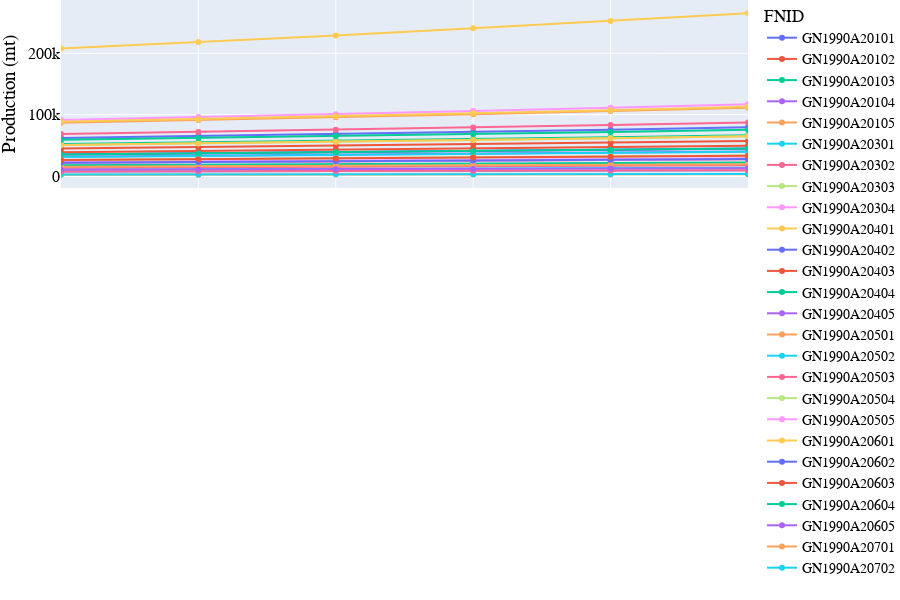
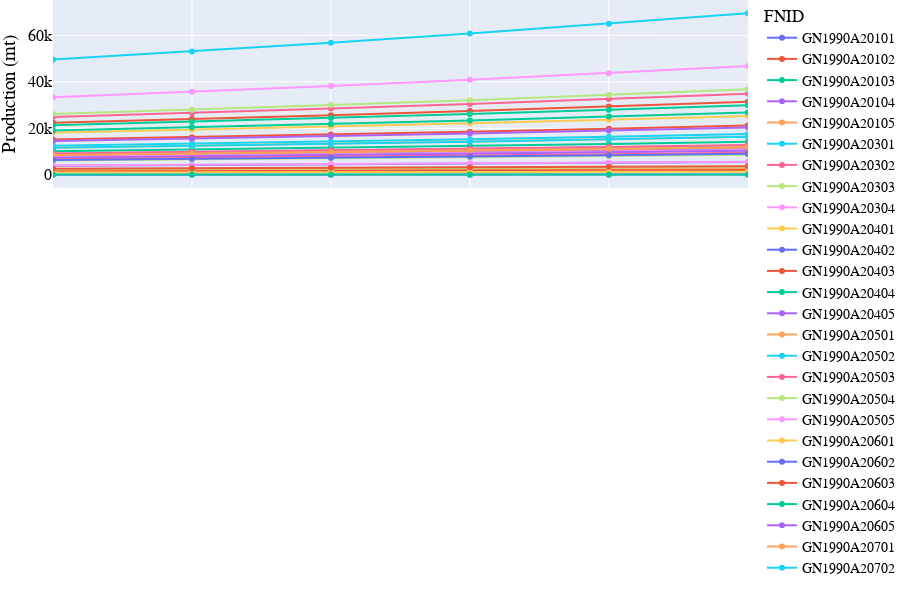
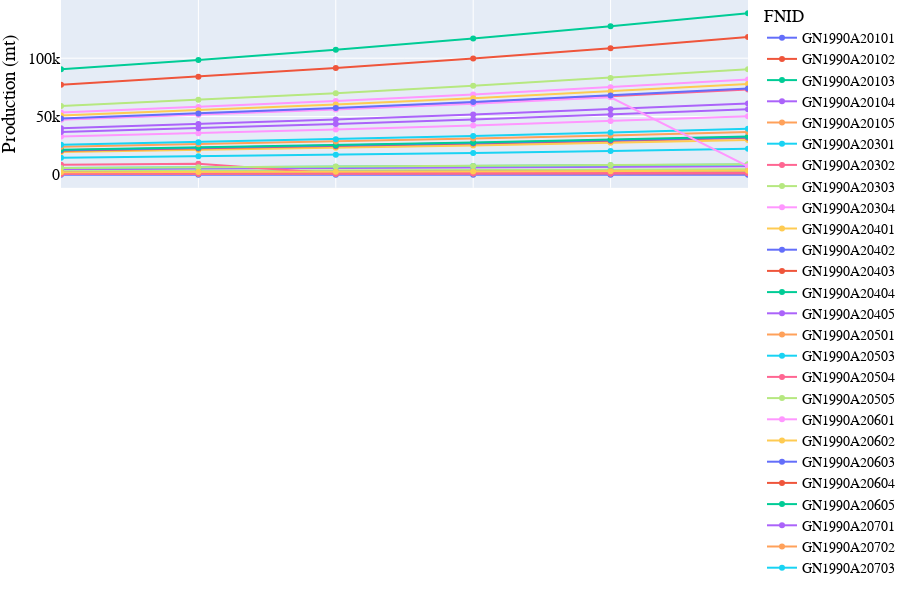
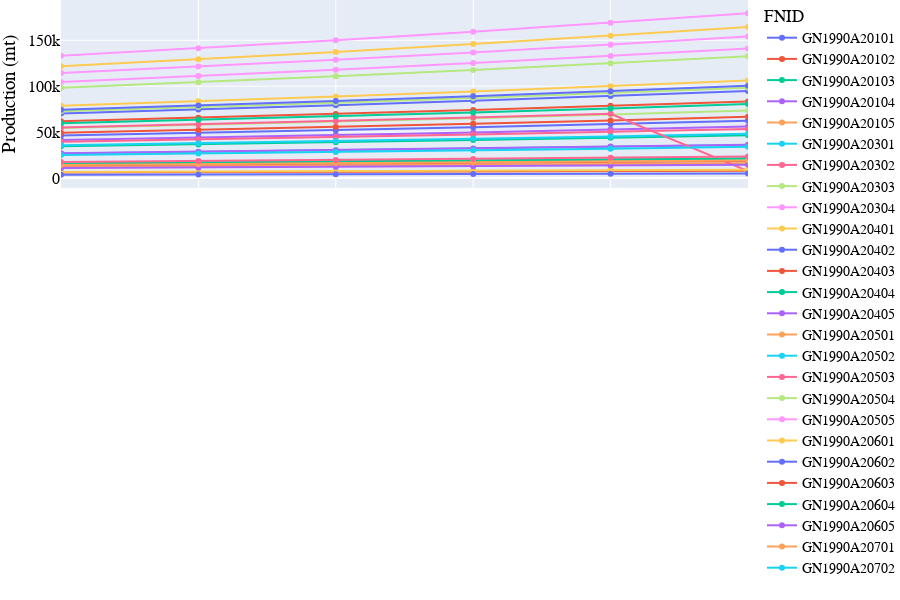

Notebook code for these charts, in order:
### Code cell
# Lineplot of Production-Area-Yield time-series
country_iso, country_name = 'GN', 'Guinea'
df = pd.read_csv('../data/crop/adm_crop_production_%s.csv' % country_iso, index_col=0)
df['year'] = df['harvest_year']
year = [df['year'].min(), df['year'].max()]
product_season = [
    ['Cassava','Main'],
    ['Groundnuts','Main'],
    ['Maize','Main'],
    ['Rice','Main'],
]
for product_name, season_name in product_season:
    footnote = 'Production-Area-Yield time-series of %s - %s - %s' % (country_iso, product_name, season_name)
    fn_save = '../figures/%s_line_pay_%s_%s.png' % (country_iso, product_name, season_name)
    sub = df[(df['product'] == product_name) & (df['season_name'] == season_name)]
    fig = PlotLinePAY(sub, year, footnote, fn_save)
    fig.show()
